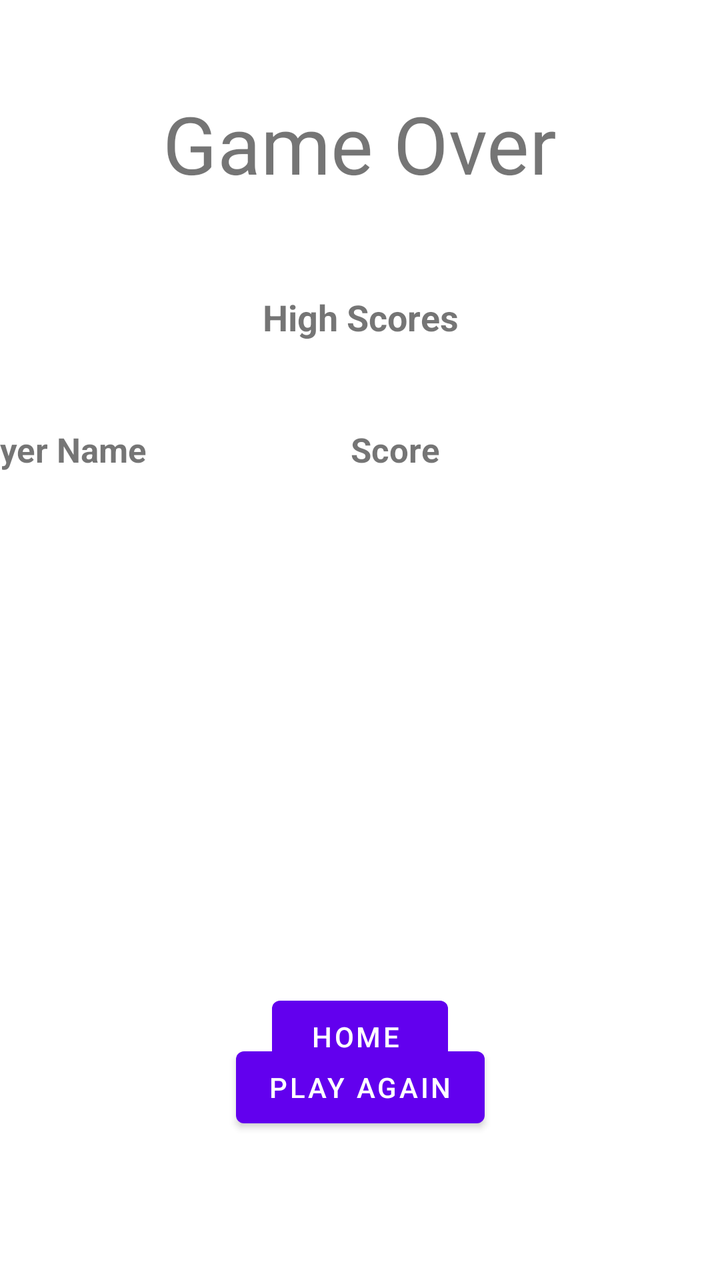
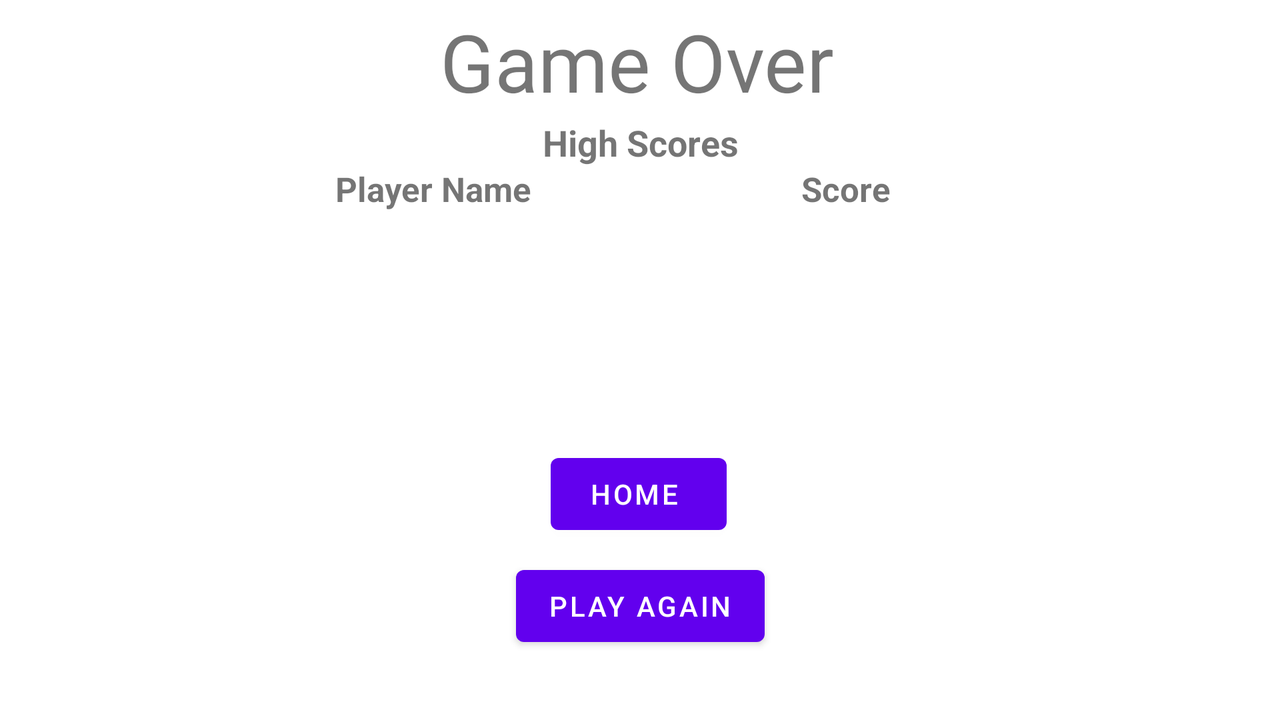

First picture: res/layout/ on a phone held upright. Second picture: the repository's own variant of that layout, on a device whose configuration matches the variant's folder. Source for both follows.
<!-- AndroidManifest.xml: application theme Theme.RandomIconMemorization -->
<!-- res/layout/activity_game_over.xml -->
<?xml version="1.0" encoding="utf-8"?>
<androidx.constraintlayout.widget.ConstraintLayout xmlns:android="http://schemas.android.com/apk/res/android"
    xmlns:app="http://schemas.android.com/apk/res-auto"
    xmlns:tools="http://schemas.android.com/tools"
    android:layout_width="match_parent"
    android:layout_height="match_parent"
    tools:context=".GameOverActivity">

    <TextView
        android:id="@+id/Game_Over"
        android:layout_width="wrap_content"
        android:layout_height="wrap_content"
        android:layout_marginTop="45dp"
        android:text="Game Over"
        android:textSize="40sp"
        app:layout_constraintEnd_toEndOf="parent"
        app:layout_constraintStart_toStartOf="parent"
        app:layout_constraintTop_toTopOf="parent" />

    <TextView
        android:id="@+id/textView31"
        android:layout_width="210dp"
        android:layout_height="35dp"
        android:layout_marginTop="48dp"
        android:text="High Scores"
        android:textAlignment="center"
        android:textSize="18dp"
        android:textStyle="bold"
        app:layout_constraintEnd_toEndOf="parent"
        app:layout_constraintStart_toStartOf="parent"
        app:layout_constraintTop_toBottomOf="@+id/Game_Over" />

    <TableLayout
        android:id="@+id/tableLayout"
        android:layout_width="410dp"
        android:layout_height="234dp"
        android:layout_marginStart="30dp"
        android:layout_marginTop="32dp"
        android:layout_marginEnd="30dp"
        android:layout_marginBottom="47dp"
        app:layout_constraintBottom_toTopOf="@+id/HomeButton"
        app:layout_constraintEnd_toEndOf="parent"
        app:layout_constraintStart_toStartOf="parent"
        app:layout_constraintTop_toBottomOf="@+id/textView31">


        <TableRow
            android:layout_width="match_parent"
            android:layout_height="match_parent">

            <TextView
                android:id="@+id/textView26"
                android:layout_width="200dp"
                android:layout_height="40dp"
                android:text="Player Name "
                android:textSize="17dp"
                android:textStyle="bold" />

            <TextView
                android:id="@+id/textView27"
                android:layout_width="208dp"
                android:layout_height="40dp"
                android:text="Score"
                android:textSize="17dp"
                android:textStyle="bold" />
        </TableRow>

        <TableRow
            android:layout_width="match_parent"
            android:layout_height="match_parent">

            <TextView
                android:id="@+id/HighScoreName1"
                android:layout_width="129dp"
                android:layout_height="40dp"
                android:textSize="15dp" />

            <TextView
                android:id="@+id/ScoreName1"
                android:layout_width="129dp"
                android:layout_height="40dp"
                android:textSize="15dp" />
        </TableRow>

        <TableRow
            android:layout_width="match_parent"
            android:layout_height="match_parent">

            <TextView
                android:id="@+id/HighScoreName2"
                android:layout_width="129dp"
                android:layout_height="40dp"
                android:textSize="15dp" />

            <TextView
                android:id="@+id/ScoreName2"
                android:layout_width="129dp"
                android:layout_height="40dp"
                android:textSize="15dp" />
        </TableRow>

        <TableRow
            android:layout_width="match_parent"
            android:layout_height="match_parent">

            <TextView
                android:id="@+id/HighScoreName3"
                android:layout_width="wrap_content"
                android:layout_height="40dp"
                android:textSize="15dp" />

            <TextView
                android:id="@+id/ScoreName3"
                android:layout_width="wrap_content"
                android:layout_height="40dp"
                android:textSize="15dp" />
        </TableRow>

        <TableRow
            android:layout_width="match_parent"
            android:layout_height="match_parent">

            <TextView
                android:id="@+id/HighScoreName4"
                android:layout_width="wrap_content"
                android:layout_height="40dp"
                android:textSize="15dp" />

            <TextView
                android:id="@+id/ScoreName4"
                android:layout_width="wrap_content"
                android:layout_height="40dp"
                android:textSize="15dp" />
        </TableRow>

        <TableRow
            android:layout_width="match_parent"
            android:layout_height="match_parent">

            <TextView
                android:id="@+id/HighScoreName5"
                android:layout_width="wrap_content"
                android:layout_height="40dp"
                android:textSize="15dp" />

            <TextView
                android:id="@+id/ScoreName5"
                android:layout_width="wrap_content"
                android:layout_height="40dp"
                android:textSize="15dp" />
        </TableRow>

    </TableLayout>

    <Button
        android:id="@+id/HomeButton"
        android:layout_width="wrap_content"
        android:layout_height="wrap_content"
        android:text="Home "
        android:onClick="HomeButton"
        app:layout_constraintBottom_toTopOf="@+id/PlayAgainButton"
        app:layout_constraintEnd_toEndOf="parent"
        app:layout_constraintStart_toStartOf="parent"
        app:layout_constraintTop_toBottomOf="@+id/tableLayout" />

    <Button
        android:id="@+id/PlayAgainButton"
        android:layout_width="wrap_content"
        android:layout_height="wrap_content"
        android:text="Play Again"
        android:onClick="PlayAgainButton"
        app:layout_constraintBottom_toBottomOf="parent"
        app:layout_constraintEnd_toEndOf="parent"
        app:layout_constraintStart_toStartOf="parent"
        app:layout_constraintTop_toBottomOf="@+id/tableLayout" />


</androidx.constraintlayout.widget.ConstraintLayout>
<!-- resources referenced by this layout -->
<resources>
  <style name="Theme.RandomIconMemorization" parent="Theme.MaterialComponents.DayNight.DarkActionBar">
          
          <item name="colorPrimary">@color/purple_500</item>
          <item name="colorPrimaryVariant">@color/purple_700</item>
          <item name="colorOnPrimary">@color/white</item>
          
          <item name="colorSecondary">@color/teal_200</item>
          <item name="colorSecondaryVariant">@color/teal_700</item>
          <item name="colorOnSecondary">@color/black</item>
          
          <item name="android:statusBarColor" tools:targetApi="l">?attr/colorPrimaryVariant</item>
          
      </style>
</resources>
<!-- res/layout-land/activity_game_over.xml (the repository's variant of the layout above) -->
<!-- drawn on the phone turned sideways -->
<?xml version="1.0" encoding="utf-8"?>
<androidx.constraintlayout.widget.ConstraintLayout xmlns:android="http://schemas.android.com/apk/res/android"
    xmlns:app="http://schemas.android.com/apk/res-auto"
    xmlns:tools="http://schemas.android.com/tools"
    android:layout_width="match_parent"
    android:layout_height="match_parent"
    tools:context=".GameOverActivity">

    <TextView
        android:id="@+id/Game_Over"
        android:layout_width="200dp"
        android:layout_height="47dp"
        android:layout_marginTop="4dp"
        android:text="Game Over"
        android:textSize="40sp"
        app:layout_constraintEnd_toEndOf="parent"
        app:layout_constraintStart_toStartOf="parent"
        app:layout_constraintTop_toTopOf="parent" />

    <TextView
        android:id="@+id/textView31"
        android:layout_width="211dp"
        android:layout_height="24dp"
        android:layout_marginTop="8dp"
        android:text="High Scores"
        android:textAlignment="center"
        android:textSize="18dp"
        android:textStyle="bold"
        app:layout_constraintEnd_toEndOf="parent"
        app:layout_constraintStart_toStartOf="parent"
        app:layout_constraintTop_toBottomOf="@+id/Game_Over" />

    <TableLayout
        android:id="@+id/tableLayout"
        android:layout_width="403dp"
        android:layout_height="124dp"
        android:layout_marginStart="30dp"
        android:layout_marginEnd="30dp"
        app:layout_constraintEnd_toEndOf="parent"
        app:layout_constraintStart_toStartOf="parent"
        app:layout_constraintTop_toBottomOf="@+id/textView31">


        <TableRow
            android:layout_width="match_parent"
            android:layout_height="11dp">

            <TextView
                android:id="@+id/textView26"
                android:layout_width="200dp"
                android:layout_height="match_parent"
                android:text="Player Name "
                android:textAlignment="center"
                android:textSize="17dp"
                android:textStyle="bold" />

            <TextView
                android:id="@+id/textView27"
                android:layout_width="208dp"
                android:layout_height="wrap_content"
                android:text="Score"
                android:textAlignment="center"
                android:textSize="17dp"
                android:textStyle="bold" />
        </TableRow>

        <TableRow
            android:layout_width="match_parent"
            android:layout_height="match_parent">

            <TextView
                android:id="@+id/HighScoreName1"
                android:layout_width="129dp"
                android:layout_height="wrap_content"
                android:textAlignment="center"
                android:textSize="15dp" />

            <TextView
                android:id="@+id/ScoreName1"
                android:layout_width="129dp"
                android:layout_height="match_parent"
                android:textAlignment="center"
                android:textSize="15dp" />
        </TableRow>

        <TableRow
            android:layout_width="match_parent"
            android:layout_height="match_parent">

            <TextView
                android:id="@+id/HighScoreName2"
                android:layout_width="129dp"
                android:layout_height="wrap_content"
                android:textAlignment="center"
                android:textSize="15dp" />

            <TextView
                android:id="@+id/ScoreName2"
                android:layout_width="129dp"
                android:layout_height="match_parent"
                android:textAlignment="center"
                android:textSize="15dp" />
        </TableRow>

        <TableRow
            android:layout_width="match_parent"
            android:layout_height="match_parent">

            <TextView
                android:id="@+id/HighScoreName3"
                android:layout_width="wrap_content"
                android:layout_height="wrap_content"
                android:textAlignment="center"
                android:textSize="15dp" />

            <TextView
                android:id="@+id/ScoreName3"
                android:layout_width="wrap_content"
                android:layout_height="match_parent"
                android:textAlignment="center"
                android:textSize="15dp" />
        </TableRow>

        <TableRow
            android:layout_width="match_parent"
            android:layout_height="match_parent">

            <TextView
                android:id="@+id/HighScoreName4"
                android:layout_width="wrap_content"
                android:layout_height="wrap_content"
                android:textAlignment="center"
                android:textSize="15dp" />

            <TextView
                android:id="@+id/ScoreName4"
                android:layout_width="wrap_content"
                android:layout_height="match_parent"
                android:textAlignment="center"
                android:textSize="15dp" />
        </TableRow>

        <TableRow
            android:layout_width="match_parent"
            android:layout_height="match_parent">

            <TextView
                android:id="@+id/HighScoreName5"
                android:layout_width="wrap_content"
                android:layout_height="wrap_content"
                android:textAlignment="center"
                android:textSize="15dp" />

            <TextView
                android:id="@+id/ScoreName5"
                android:layout_width="wrap_content"
                android:layout_height="match_parent"
                android:textAlignment="center"
                android:textSize="15dp" />
        </TableRow>

    </TableLayout>

    <Button
        android:id="@+id/HomeButton"
        android:layout_width="wrap_content"
        android:layout_height="wrap_content"
        android:layout_marginTop="16dp"
        android:onClick="HomeButton"
        android:text="Home "
        app:layout_constraintEnd_toEndOf="parent"
        app:layout_constraintHorizontal_bias="0.499"
        app:layout_constraintStart_toStartOf="parent"
        app:layout_constraintTop_toBottomOf="@+id/tableLayout" />

    <Button
        android:id="@+id/PlayAgainButton"
        android:layout_width="wrap_content"
        android:layout_height="wrap_content"
        android:layout_marginTop="8dp"
        android:onClick="PlayAgainButton"
        android:text="Play Again"
        app:layout_constraintEnd_toEndOf="parent"
        app:layout_constraintStart_toStartOf="parent"
        app:layout_constraintTop_toBottomOf="@+id/HomeButton" />


</androidx.constraintlayout.widget.ConstraintLayout>
